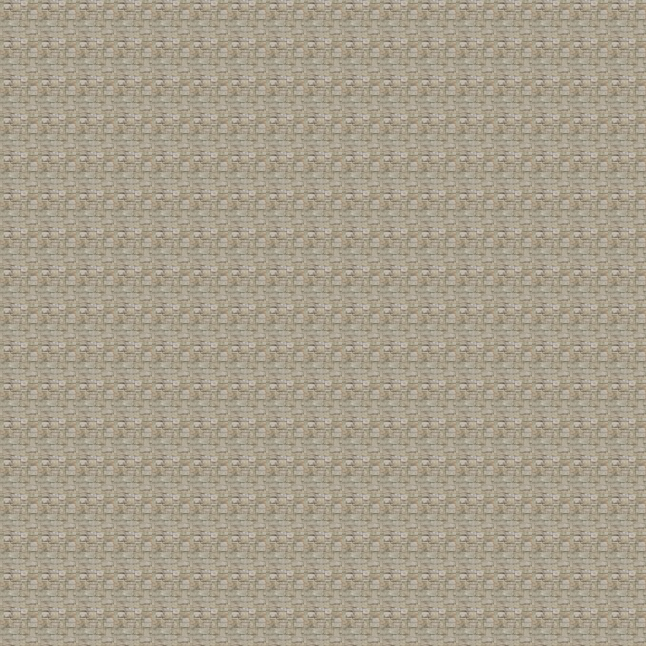

This game map was drawn from its Tiled (.tmx) file and the tilesets committed beside it. A one-line description and the trimmed map source follow:
An orthogonal 17x17 tile map with 38x38 px tiles, 1 tile layer (Tile Layer 1).

<map version="1.0" orientation="orthogonal" width="17" height="17" tilewidth="38" tileheight="38">
 <tileset firstgid="1" name="stones" tilewidth="38" tileheight="38">
  <image source="stone.jpg" width="64" height="64" />
 </tileset>
 <layer name="Tile Layer 1" width="17" height="17">
  <data>[289 cells, 289 non-empty, 1 distinct tile ids]</data>
 </layer>
</map>
